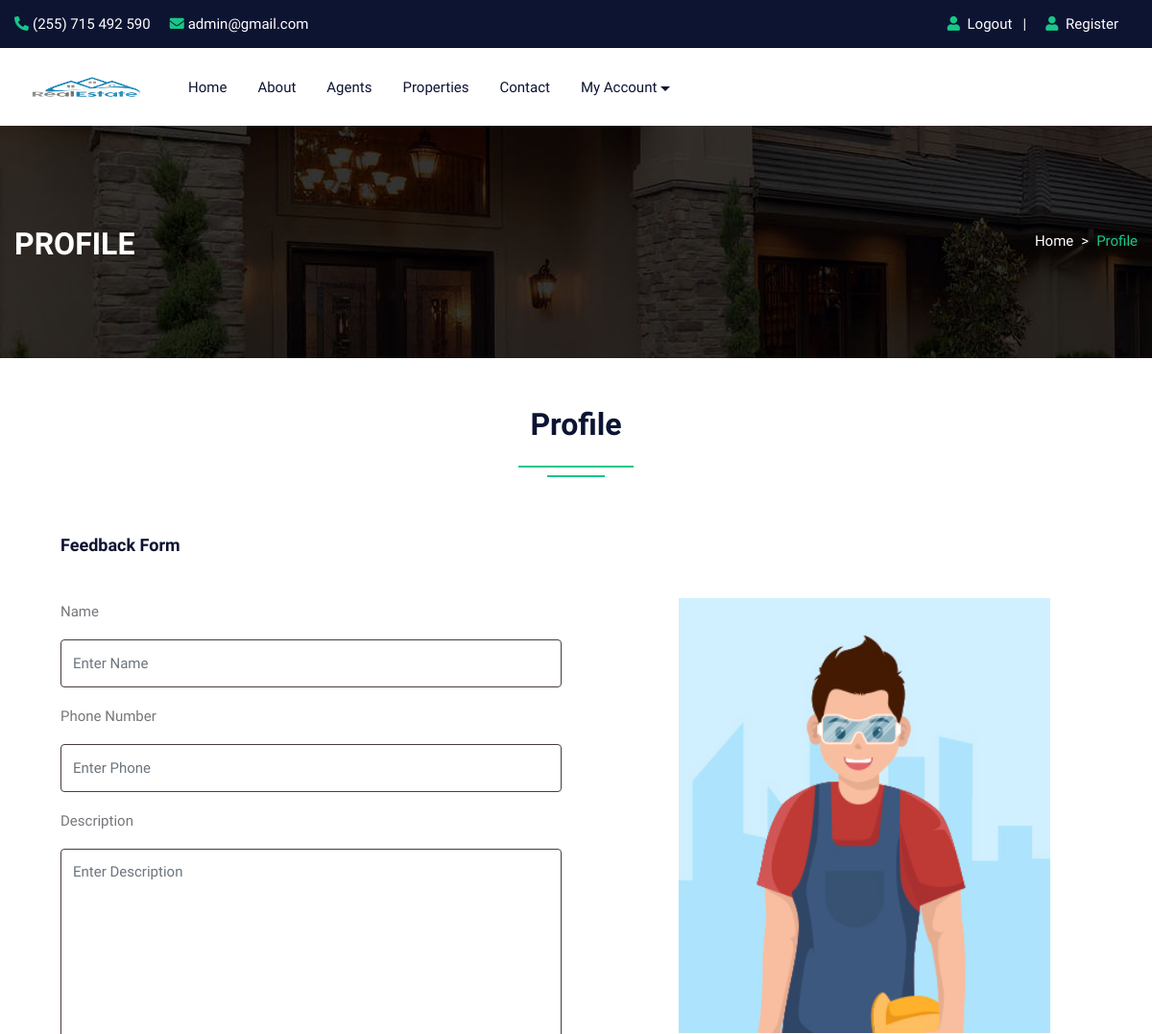
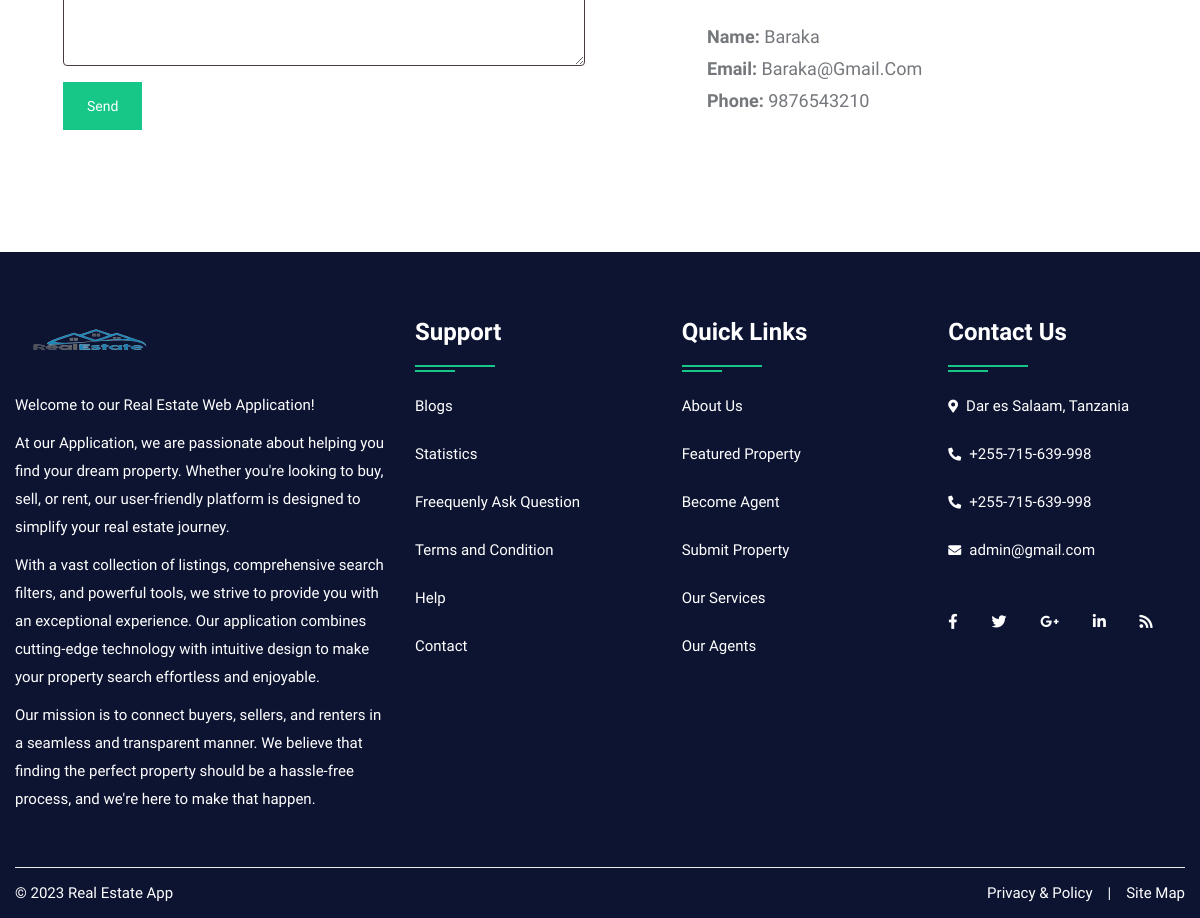
The page /profile.php (signed in) on the database its author committed (2 pictures, top to bottom).
### tables this page shows
CREATE TABLE `user` (
  `uid` int(50) NOT NULL,
  `uname` varchar(100) NOT NULL,
  `uemail` varchar(100) NOT NULL,
  `uphone` varchar(20) NOT NULL,
  `upass` varchar(50) NOT NULL,
  `utype` varchar(50) NOT NULL,
  `uimage` varchar(300) NOT NULL
);

### profile.php (the view, shortened to what this page needs)
<!DOCTYPE html>
<html lang="en">
<head>
<link rel="stylesheet" type="text/css" href="css/bootstrap.min.css">
<link rel="stylesheet" type="text/css" href="css/bootstrap-slider.css">
<link rel="stylesheet" type="text/css" href="css/jquery-ui.css">
<link rel="stylesheet" type="text/css" href="css/layerslider.css">
<link rel="stylesheet" type="text/css" href="css/color.css">
<link rel="stylesheet" type="text/css" href="css/owl.carousel.min.css">
<link rel="stylesheet" type="text/css" href="css/font-awesome.min.css">
<link rel="stylesheet" type="text/css" href="fonts/flaticon/flaticon.css">
<link rel="stylesheet" type="text/css" href="css/style.css">
<link rel="stylesheet" type="text/css" href="css/login.css">
</head>
<body>
<div id="page-wrapper">
    <div class="row">
		<?php include("include/header.php");?>
        <div class="banner-full-row page-banner" style="background-image:url('images/breadcromb.jpg');">
            <div class="container">
                <div class="row">
                    <div class="col-md-6">
                        <h2 class="page-name float-left text-white text-uppercase mt-1 mb-0"><b>Profile</b></h2>
                    </div>
                    <div class="col-md-6">
                        <nav aria-label="breadcrumb" class="float-left float-md-right">
                            <ol class="breadcrumb bg-transparent m-0 p-0">
                                <li class="breadcrumb-item text-white"><a href="#">Home</a></li>
                                <li class="breadcrumb-item active">Profile</li>
                            </ol>
                        </nav>
                    </div>
                </div>
            </div>
        </div>
        <div class="full-row">
            <div class="container">
                    <div class="row">
						<div class="col-lg-12">
							<h2 class="text-secondary double-down-line text-center">Profile</h2>
                        </div>
					</div>
                <div class="dashboard-personal-info p-5 bg-white">
                    <form action="#" method="post">
                        <h5 class="text-secondary border-bottom-on-white pb-3 mb-4">Feedback Form</h5>
                        <div class="row">
                            <div class="col-lg-6 col-md-12">
                                <div class="form-group">
                                    <label for="user-id">Name</label>
                                    <input type="text" name="name" class="form-control" placeholder="Enter Name">
                                </div>
                                <div class="form-group">
                                    <label for="phone">Phone Number</label>
                                    <input type="text" name="phone"  class="form-control" placeholder="Enter Phone" maxlength="10">
                                </div>
                                <div class="form-group">
                                    <label for="about-me">Description</label>
                                    <textarea class="form-control" name="content" rows="7" placeholder="Enter Description"></textarea>
                                </div>
                                <input type="submit" class="btn btn-primary mb-4" name="insert" value="Send">
                            </div>
							</form>
                            <div class="col-lg-1"></div>
                            <div class="col-lg-5 col-md-12">
								<?php
									$uid=$_SESSION['uid'];
									$query=mysqli_query($con,"SELECT * FROM `user` WHERE uid='$uid'");
									while($row=mysqli_fetch_array($query))
									{
								?>
                                <div class="user-info mt-md-50"> <img src="images/user/<?php echo $row['6'];?>" alt="userimage">
                                    <div class="font-18">
                                        <div class="mb-1 text-capitalize"><b>Name:</b> <?php echo $row['1'];?></div>
                                        <div class="mb-1 text-capitalize"><b>Email:</b> <?php echo $row['2'];?></div>
                                        <div class="mb-1 text-capitalize"><b>Phone:</b> <?php echo $row['3'];?></div>
                                    </div>
									<?php } ?>
                                </div>
                            </div>
                        </div>
                </div>
            </div>
        </div>
		<?php include("include/footer.php");?>
    </div>
</body>
</html>

### css/color.css (style rules this page uses)
:root { --theme-ordinary-color: #74777b; }
:root { --theme-primary-color: #17c788; }
:root { --theme-secondary-color: #0d1432; }
:root { --theme-white-color: #fff; }
:root { --theme-light-color: #f8f8f8; }
:root { --theme-gray-color: #f5f5f5; }
:root { --theme-footer-color: #091b4b; }
:root { --theme-dark-color: #091b4b; }
:root { --text-light-color: #a3a7af; }
:root { --theme-primary-opacity-color: rgba(11, 191, 141, .8); }
:root { --theme-secondary-opacity-color: rgba(13,20,50,0.7); }
:root { --theme-white-opacity-color: rgba(255, 255, 255, 0.3); }
:root { --theme-dark-opacity-color: rgba(0, 0, 0, 0.5); }
:root { --theme-ordinary-font: 'Muli', sans-serif; }
:root { --theme-highlight-font: 'Comfortaa', cursive; }

### rows shown on the page
user: uimage (picture), uname "Baraka", uemail "Baraka@gmail.com", uphone "9876543210"
